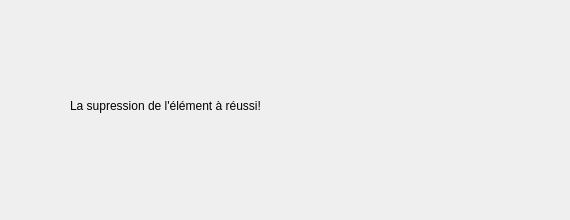
<?xml version="1.0" encoding="UTF-8"?>
<ui version="4.0">
 <class>SuccessDelete</class>
 <widget class="QDialog" name="SuccessDelete">
  <property name="geometry">
   <rect>
    <x>0</x>
    <y>0</y>
    <width>570</width>
    <height>220</height>
   </rect>
  </property>
  <property name="windowTitle">
   <string>Supression réussie</string>
  </property>
  <property name="windowIcon">
   <iconset>
    <normaloff>../../../../../../Downloads/logo.png</normaloff>../../../../../../Downloads/logo.png</iconset>
  </property>
  <widget class="QLabel" name="label">
   <property name="geometry">
    <rect>
     <x>70</x>
     <y>80</y>
     <width>421</width>
     <height>51</height>
    </rect>
   </property>
   <property name="styleSheet">
    <string notr="true">font: 16pt &quot;MS Shell Dlg 2&quot;;</string>
   </property>
   <property name="text">
    <string>La supression de l'élément à réussi!</string>
   </property>
  </widget>
 </widget>
 <resources/>
 <connections/>
</ui>
